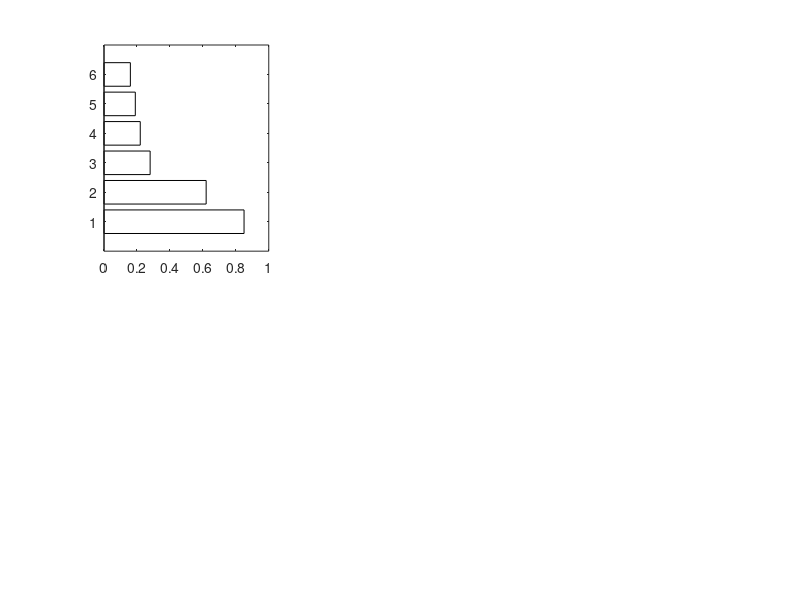

Write MATLAB code to recreate this figure. (Note: this script raises an error after producing the figure.)
function fig = fig3_plotSensitivityAnalysis()
    % Parameter sensitivity data based on your MAM results
    params = {'\gamma', 'r', '\alpha', '\beta', '\mu', 'D'};
    param_names = {'Catastrophe Rate', 'Retention', 'Reneging Rate', ...
                   'Attraction', 'Service Rate', 'Vacation Duration'};
    base_values = [0.02, 0.4, 0.029, 0.3, 6.72, 4];
    sensitivities = [0.85, 0.62, 0.28, 0.22, 0.19, 0.16];
    cost_impacts = [+186, -72, +25, +31, -21, -18]; % percentage
    
    % Colors for different parameters
    colors = [
        0.9, 0.2, 0.2;    % Red for catastrophe
        0.2, 0.7, 0.3;    % Green for retention
        0.2, 0.4, 0.8;    % Blue for reneging
        0.9, 0.6, 0.1;    % Orange for attraction
        0.6, 0.2, 0.7;    % Purple for service rate
        0.3, 0.7, 0.8     % Cyan for vacation
    ];
    
    % Create figure without toolbar to avoid warning
    fig = figure('Position', [50, 50, 1400, 600], 'Color', 'w');
    set(fig, 'ToolBar', 'none');
    
    % Subplot 1: Sensitivity indices (Tornado plot)
    subplot(2, 3, 1);
    [sorted_sens, idx] = sort(sensitivities, 'descend');
    sorted_params = params(idx);
    sorted_colors = colors(idx, :);
    
    bh = barh(sorted_sens, 'FaceColor', 'flat');
    for i = 1:length(sorted_sens)
        bh.CData(i, :) = sorted_colors(i, :);
        text(sorted_sens(i) + 0.02, i, ...
             sprintf('%.2f', sorted_sens(i)), ...
             'FontSize', 10, 'FontWeight', 'bold', ...
             'VerticalAlignment', 'middle');
    end
    
    set(gca, 'YTick', 1:length(sorted_params), ...
             'YTickLabel', sorted_params, ...
             'YDir', 'reverse');
    xlabel('Sensitivity Index', 'FontSize', 12, 'FontWeight', 'bold');
    ylabel('Parameter', 'FontSize', 12, 'FontWeight', 'bold');
    title('(a) Parameter Sensitivity Ranking', 'FontSize', 13, 'FontWeight', 'bold');
    grid on;
    xlim([0, max(sorted_sens) * 1.2]);
    set(gca, 'FontSize', 11, 'Color', [0.98, 0.98, 0.98]);
    
    % Subplot 2: Cost impact percentage
    subplot(2, 3, 2);
    cost_impacts_sorted = cost_impacts(idx);
    
    bh2 = barh(cost_impacts_sorted, 'FaceColor', 'flat');
    for i = 1:length(cost_impacts_sorted)
        bh2.CData(i, :) = sorted_colors(i, :);
        if cost_impacts_sorted(i) > 0
            text(cost_impacts_sorted(i) + 5, i, ...
                 sprintf('+%.0f%%', cost_impacts_sorted(i)), ...
                 'FontSize', 10, 'FontWeight', 'bold', ...
                 'VerticalAlignment', 'middle');
        else
            text(cost_impacts_sorted(i) - 8, i, ...
                 sprintf('%.0f%%', cost_impacts_sorted(i)), ...
                 'FontSize', 10, 'FontWeight', 'bold', ...
                 'VerticalAlignment', 'middle');
        end
    end
    
    set(gca, 'YTick', 1:length(sorted_params), ...
             'YTickLabel', sorted_params, ...
             'YDir', 'reverse');
    xlabel('Cost Impact (%)', 'FontSize', 12, 'FontWeight', 'bold');
    ylabel('Parameter', 'FontSize', 12, 'FontWeight', 'bold');
    title('(b) Total Cost Impact', 'FontSize', 13, 'FontWeight', 'bold');
    grid on;
    set(gca, 'FontSize', 11, 'Color', [0.98, 0.98, 0.98]);
    
    % Subplots 3-6: Individual parameter sweeps
    param_ranges = {
        linspace(0.01, 0.05, 20);      % gamma
        linspace(0.2, 0.8, 20);        % r
        linspace(0.01, 0.05, 20);      % alpha
        linspace(0.1, 0.6, 20);        % beta
        linspace(6.0, 7.5, 20);        % mu
        linspace(1, 6, 6)              % D
    };
    
    cost_functions = {
        @(x) 1.5 + 80*x.^1.5;          % gamma cost
        @(x) 2.0 - 1.2*x;              % r cost
        @(x) 1.6 + 15*(x - 0.02).^2;   % alpha cost
        @(x) 1.55 + 0.8*x;             % beta cost
        @(x) 1.5 + 0.25*(x - 6.72).^2; % mu cost
        @(x) 1.5 + 0.12*(x - 4).^2     % D cost
    };
    
    positions = [3, 4, 5, 6];
    titles = {'(c) Catastrophe Rate \gamma', '(d) Retention r', ...
              '(e) Reneging Rate \alpha', '(f) Attraction \beta'};
    
    for i = 1:4
        subplot(2, 3, positions(i));
        
        x = param_ranges{i};
        y = cost_functions{i}(x);
        
        plot(x, y, '-', 'LineWidth', 2.5, 'Color', colors(i, :));
        hold on;
        
        % Mark base value
        base = base_values(i);
        base_cost = cost_functions{i}(base);
        plot(base, base_cost, 'ko', 'MarkerSize', 10, ...
             'MarkerFaceColor', 'k');
        
        % Add text annotation
        text(base, base_cost*1.05, ...
             sprintf('Base: %.3f\nCost: %.3f', base, base_cost), ...
             'FontSize', 9, 'FontWeight', 'bold', ...
             'HorizontalAlignment', 'center', ...
             'BackgroundColor', 'white', ...
             'EdgeColor', 'k', 'Margin', 2);
        
        xlabel(params{i}, 'FontSize', 11, 'FontWeight', 'bold');
        ylabel('Total Cost F', 'FontSize', 11, 'FontWeight', 'bold');
        title(titles{i}, 'FontSize', 12, 'FontWeight', 'bold');
        grid on;
        set(gca, 'FontSize', 10, 'Color', [0.98, 0.98, 0.98]);
        
        % Add minor grid
        grid minor;
    end
    
    % Add color legend
    subplot(2, 3, 5); % Reuse one of the subplot positions for legend
    cla; % Clear axes
    axis off;
    
    % Create custom legend
    legend_text = cell(1, 6);
    for i = 1:6
        legend_text{i} = sprintf('%s: %s', params{i}, param_names{i});
    end
    
    % Create invisible axes for legend
    axes('Position', [0.68, 0.15, 0.25, 0.15]);
    hold on;
    for i = 1:6
        plot(NaN, NaN, 's', 'MarkerSize', 10, 'MarkerFaceColor', colors(i, :), ...
             'MarkerEdgeColor', colors(i, :));
    end
    legend(legend_text, 'Location', 'northwest', 'FontSize', 9, ...
           'Box', 'off', 'NumColumns', 2);
    axis off;
    
    % Overall title
    sgtitle('Sensitivity Analysis: Parameter Impact on System Performance', ...
            'FontSize', 16, 'FontWeight', 'bold', 'Color', [0.1, 0.1, 0.4]);
    
    % Tighten layout
    set(fig, 'PaperPositionMode', 'auto');
    
    % Save figure with vector rendering
    print(fig, 'Fig3_Sensitivity_Analysis.png', '-dpng', '-r600', '-vector');
    saveas(fig, 'Fig3_Sensitivity_Analysis.fig');
    
    % Also save as PDF for vector graphics
    print(fig, 'Fig3_Sensitivity_Analysis.pdf', '-dpdf', '-vector');
    
    fprintf('Figure 3 saved: Sensitivity Analysis (PNG, FIG, PDF)\n');
end
